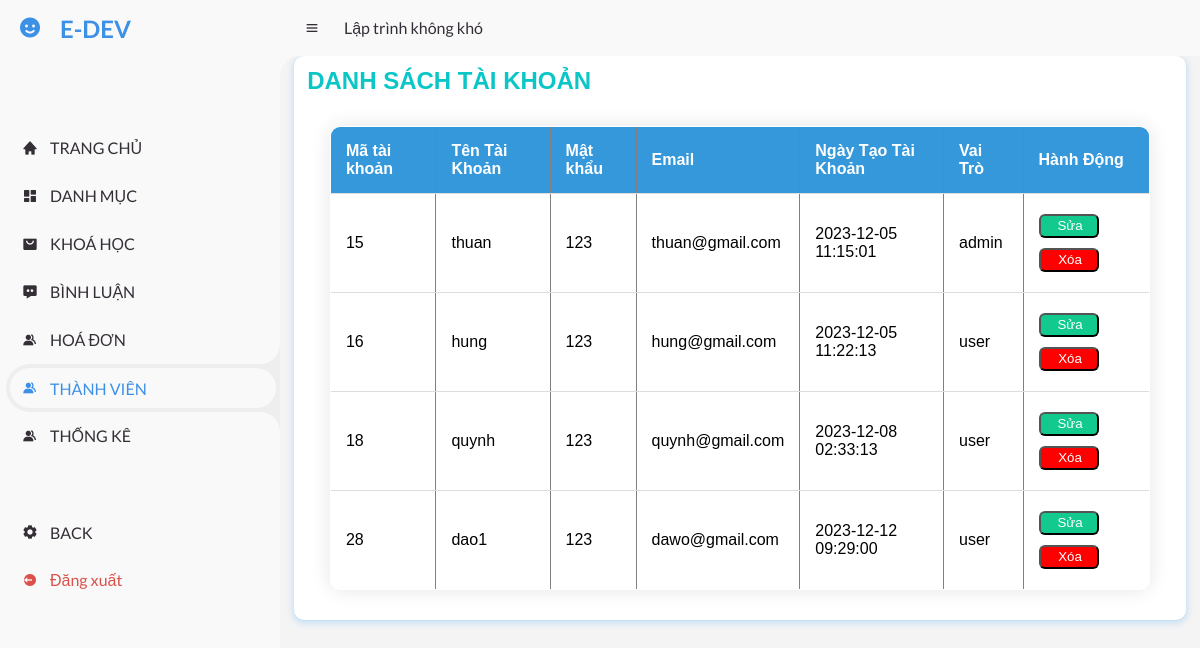
The page /admin/index.php?act=dstk (signed in) on the database its author committed.
### tables this page shows
CREATE TABLE `users` (
  `user_id` int(11) NOT NULL,
  `username` varchar(50) NOT NULL,
  `password` varchar(100) NOT NULL,
  `email` varchar(100) NOT NULL,
  `full_name` varchar(255) DEFAULT NULL,
  `registration_date` timestamp NOT NULL DEFAULT current_timestamp(),
  `role` varchar(50) NOT NULL DEFAULT 'user'
);

### model/pdo.php (called while the page is built, shortened)
<?php
function pdo_get_connection(){
    $servername = "localhost";
    $username = "root";
    $password = "";
    try {
    $conn = new PDO("mysql:host=$servername;dbname=bankhoahoc", $username, $password);
    $conn->setAttribute(PDO::ATTR_ERRMODE, PDO::ERRMODE_EXCEPTION);
    return $conn;
    } catch(PDOException $e) {
    echo "Kết nối thất bại: " . $e->getMessage();
    }
}
function pdo_query($sql){
    $sql_args = array_slice(func_get_args(), 1);
    try{
        $conn = Pdo_get_connection();
        $stmt = $conn -> prepare($sql);
        $stmt -> execute($sql_args);
        $rows = $stmt -> fetchAll();
        return $rows;
    }
    catch(PDOException $e){
        throw $e;
    }
    finally{
        unset($conn);
    }
}
?>

### model/taikhoan.php (called while the page is built, shortened)
<?php
function hien_thi_khach_hang() {
    $sql = "SELECT * FROM users";
    return pdo_query($sql);
}
?>

### admin/taikhoan/list.php (the view)
<div class="row2 container">
         <div class="row2 font_title mb">
          <h1>DANH SÁCH TÀI KHOẢN</h1>
         </div>
         <div class="row2 form_content ">
          <form action="#" method="POST">
           <div class="row2 mb10 formds_loai">
           <table border="1" cellpadding="10px" >
            <tr>
                <th>Mã tài khoản</th>
                <th>Tên Tài Khoản</th>
                <th>Mật khẩu</th>
                <th>Email</th>
                <th>Ngày Tạo Tài Khoản</th>
                <th>Vai Trò</th>
                <th>Hành Động</th>
            </tr>
            <?php
                foreach ($danhsachtk as $dstk) {
                    extract($dstk);
                    $xoatk = "index.php?act=xoatk&user_id=".$user_id;
                    $suatk = "index.php?act=suatk&user_id=".$user_id;
                    echo '<tr>
                            <td>'.$user_id.'</td>
                            <td>'.$username.'</td>
                            <td>'.$password.'</td>
                            <td>'.$email.'</td>
                            <td>'.$registration_date.'</td>
                            <td>'.$role.'</td>
                            <td>
                                <a href="'.$suatk.'"><input class="btn_edit_listdm" type="button" value="Sửa"></a>
                                <a href="'.$xoatk.'"><input class="btn_delete_listdm"  type="button" value="Xóa"></a>
                            </td>
                        </tr>';
                }
            ?>
           </table>
           </div>
          </form>
         </div>
        </div>

### css/admin.css (style rules this page uses)
* { margin: 0; padding: 0; box-sizing: border-box; }
a { text-decoration: none; }
:root { --poppins: 'Poppins', sans-serif; --lato: 'Lato', sans-serif; --light: #F9F9F9; --blue: #3C91E6; --light-blue: #CFE8FF; --grey: #eee; --dark-grey: #AAAAAA; --dark: #342E37; --red: #DB504A; --yellow: #FFCE26; --light-yellow: #FFF2C6; --orange: #FD7238; --light-orange: #FFE0D3; }
html { overflow-x: hidden; }
body { background: var(--grey); overflow-x: hidden; }

### css/contentadmin.css (style rules this page uses)
.container { box-shadow: 0 1px 2px 0 rgba(39, 147, 231, 0.1), 0 2px 6px 2px rgba(0, 136, 240, 0.15); background-color: #ffffff; padding: 10px 0 0 0; border-radius: 10px; overflow: auto; }
.row2 { width: 97%; margin: 0 auto; }
.font_title h1 { color: rgb(10, 198, 198); line-height: 30px; }
.mb10 { margin-bottom: 10px; }
.form_content { padding: 10px; }
body { font-family: Arial, sans-serif; background-color: #f4f4f4; }
table { width: 100%; border-collapse: collapse; margin-top: 20px; margin-bottom: 20px; overflow: hidden; box-shadow: 0 0 20px rgba(0, 0, 0, 0.1); border-radius: 10px; background-color: #fff; }
th, td { padding: 15px; text-align: left; border-bottom: 1px solid #ddd; }
th { background-color: #3498db; color: #fff; }
table input[type="button"] { margin-top: 5px; margin-bottom: 5px; width: 100%; border-radius: 6px; color: #ffffff; padding: 1px 4px 1px 7px; width: 60px; line-height: 18px; }
.btn_edit_listdm { background-color: rgb(18, 202, 141); }
.btn_delete_listdm { background-color: red; }

### rows shown on the page
users: user_id "15", username "thuan", password "123", email "thuan@gmail.com", registration_date "2023-12-05 11:15:01", role "admin"
users: user_id "16", username "hung", password "123", email "hung@gmail.com", registration_date "2023-12-05 11:22:13", role "user"
users: user_id "18", username "quynh", password "123", email "quynh@gmail.com", registration_date "2023-12-08 02:33:13", role "user"
users: user_id "28", username "dao1", password "123", email "dawo@gmail.com", registration_date "2023-12-12 09:29:00", role "user"
